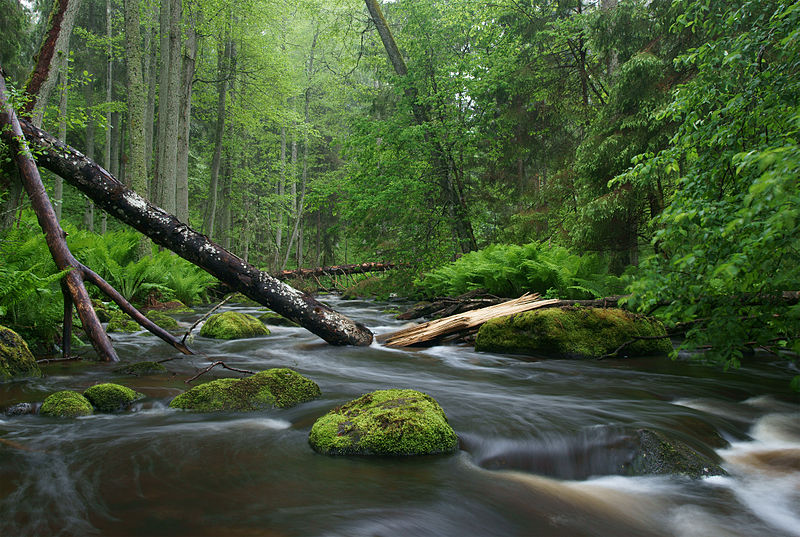
#> input picture image_enhancing/image_sharpen/picture.jpg, 800 x 537 px
$ python -i image_edge_detection.py   (imports and definitions only)
#> lines starting #> are read from the running program, lines starting #| are printed output that depends on the picture
#> further down, picture is the input picture: shape (537, 800, 3); mean B, G, R 56.8, 87.5, 70
import cv2

def canny_edge_detection(frame):
	# Convert the frame to grayscale for edge detection
	gray = cv2.cvtColor(frame, cv2.COLOR_BGR2GRAY)
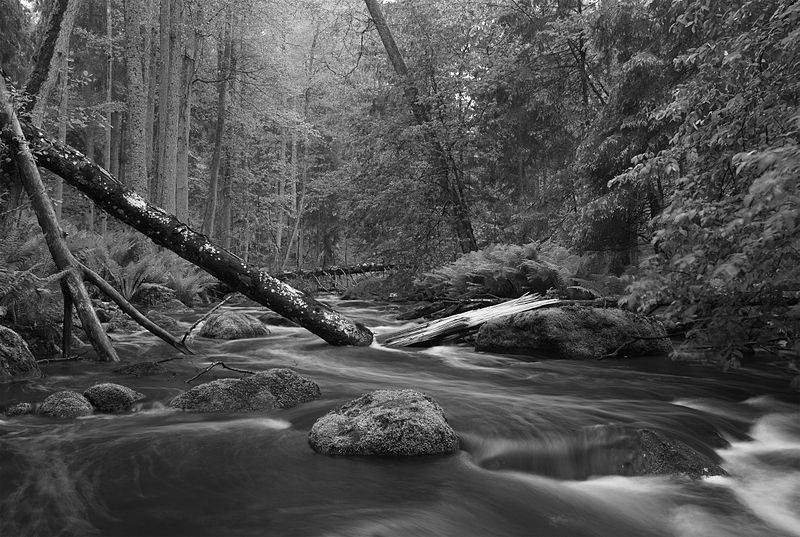
#> gray: shape (537, 800); min 0, max 255, mean 78.8

	# Apply Gaussian blur to reduce noise and smoothen edges
	blurred = cv2.GaussianBlur(src=gray, ksize=(3, 5), sigmaX=0.5)

	# Perform Canny edge detection
	edges = cv2.Canny(blurred, 70, 135)
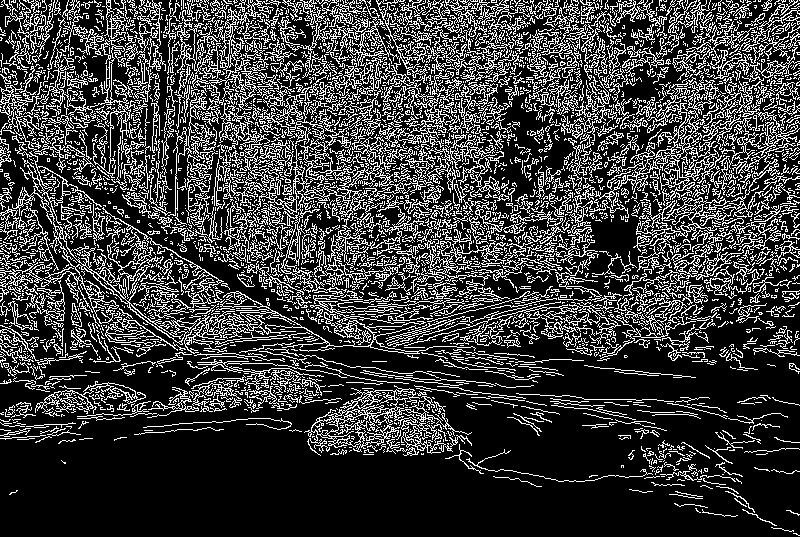
#> edges: shape (537, 800); 23.6% white in thin lines or dots

	return blurred, edges

>>> import cv2
>>> picture = cv2.imread('../image_sharpen/picture.jpg')
>>> result = canny_edge_detection(picture)
